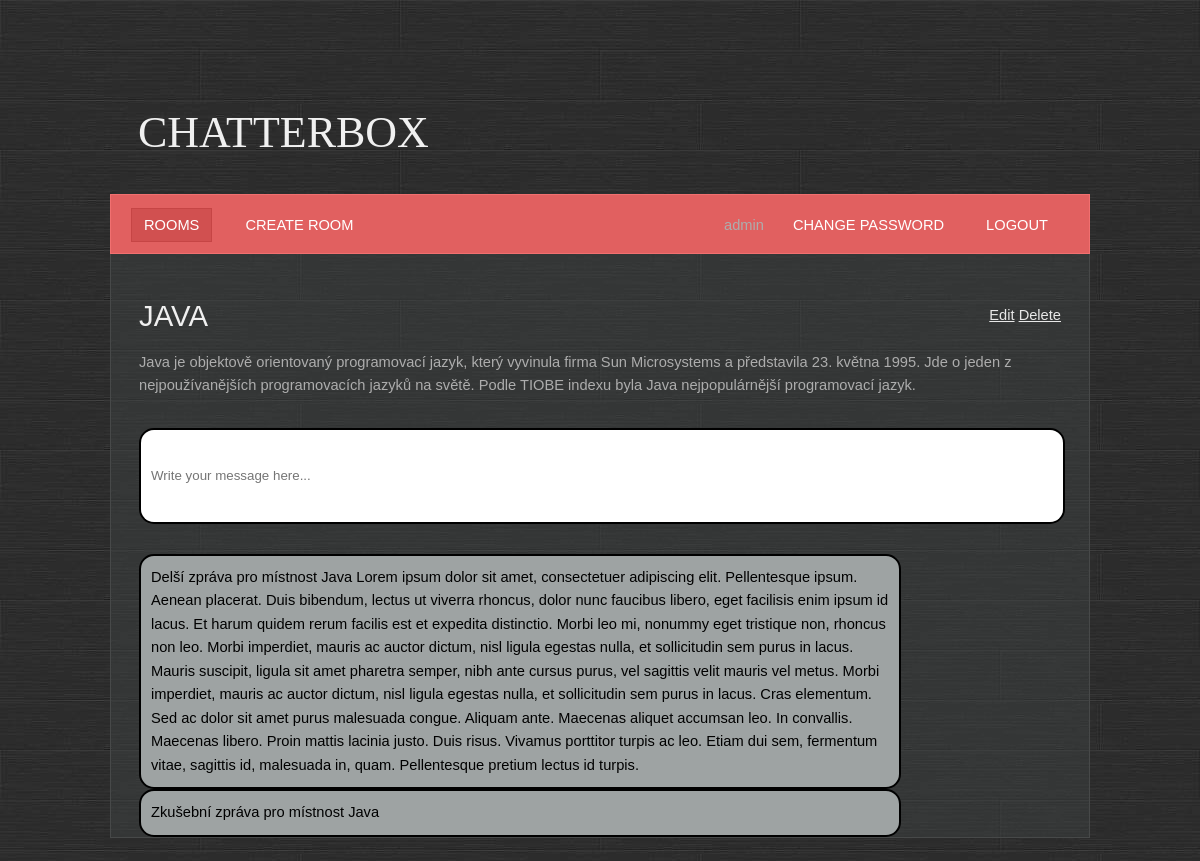
The page /room/detial/2/ (signed in) on the database its author committed.
### base/models.py (models this page shows, shortened)
class Room(Model):
    name = models.CharField(max_length=200, unique=True)
    description = models.TextField(null=True, blank=True)
    participants = models.ManyToManyField(User, related_name='participants', blank=True)
    created = models.DateTimeField(auto_now_add=True)
    updated = models.DateTimeField(auto_now=True)
    class Meta:
        ordering = ['-created', 'name']

class Message(Model):
    body = models.TextField()
    room = models.ForeignKey(Room, on_delete=models.CASCADE)
    user = models.ForeignKey(User, on_delete=models.CASCADE)
    created = models.DateTimeField(auto_now_add=True)
    updated = models.DateTimeField(auto_now=True)
    class Meta:
        ordering = ['-created', 'body']

### base/views.py (the view, shortened to what this page needs)
# urls.py: path('room/detial/<pk>/', base.views.room, name='room'),
@login_required
def room(request, pk):
    room = Room.objects.get(id=pk)
    messages = room.message_set.all()
    context = {'room': room,
               'messages': messages}
    return render(request, template_name='base/room.html', context=context)

### base/templates/base/room.html (shortened to what this page needs)
{% extends 'main.html' %}
{% block content %}
    <div class="last-child">
                <a href="{% url 'room_update' room.id %}">Edit</a>
                <a href="{% url 'room_delete' room.id %}">Delete</a>
    </div>
    <h1>{{ room.name }}</h1>
    <br>
    <div class="box">{{ room.description }}</div>
    <div class="box room__message">
        <form method="post">
            <input name="body" placeholder="Write your message here..."/>
    </form>
    </div>
    {% for message in messages %}
        <div class="message">{{ message.body }}</div>
    {% endfor %}
{% endblock %}

### templates/navbar.html
<ul>
    <li class="first active">
        <a href="{% url 'rooms' %}">Rooms</a>
    </li>
    <li>
        <a href="{% url 'room_create' %}">Create room</a>
    </li>
    {% if user.is_authenticated %}
        <li class="last-child">
            <a href="{% url 'logout' %}">Logout</a>
        </li>
        <li class="last-child">
            <a href="{% url 'password_change' %}">Change password</a>
        </li>
        <li class="last-child">{{ user.username }}
        </li>
    {% else %}
        <li class="last-child">
            <a href="{% url 'login' %}">Login</a>
        </li>
    {% endif %}
</ul><br class="clearfix"/>

### static/styles/style.css (style rules this page uses)
* { margin: 0; padding: 0; }
a { text-decoration: underline; color: #e8e8e8; }
body { font-size: 11pt; line-height: 1.6em; font-family: Arial, sans-serif; background: #9ea3a3; color: #adadad; background: url(/static/images/bg.jpg); }
h1,h2,h3,h4 { text-transform: uppercase; font-weight: normal; color: #f0f0f0; }
ul { margin-bottom: 1.25em; }
ul { list-style: none; }
.last-child { float:right; }
.message { width: 80%; padding: 10px; color: black; background: #9ea3a3; border-radius: 15px; border: 2px solid black; }
.room__message { background: white; border-radius: 15px; border: 2px solid black; width: 100%; }
.room__message > form > input { resize: none; border: none; outline: none; padding: 10px; height: 4.5rem; width: 100%; }
.box { overflow: hidden; margin: 0 0 30px 0; }
#menu a { text-decoration: none; text-transform: uppercase; color: #ffffff; padding: 8px 12px 8px 12px; border: solid 1px #e16060; }
#menu ul { list-style: none; }
#menu ul li { display: inline; padding: 0 8px 0 8px; }
#menu ul li.first { padding-left: 0; }
#menu ul li.active a { background: #D15050; border: solid 1px #C64545; }

### rows shown on the page
Room: name "JAVA", description "Java je objektově orientovaný programovací jazyk, který vyvinula firma Sun Microsystems a představila 23. května 1995. Jde o jeden z nejpoužívanějších programovacích jazyků na světě. Podle TIOBE indexu byla Java nejpopulárnější programovací jazyk."
Message: body "Delší zpráva pro místnost Java Lorem ipsum dolor sit amet, consectetuer adipiscing elit. Pellentesque ipsum. Aenean placerat. Duis bibendum, lectus ut viverra rhoncus, dolor nunc faucibus libero, eget facilisis enim ipsum id lacus. Et harum quidem rerum facilis est et expedita distinctio. Morbi leo mi, nonummy eget tristique non, rhoncus non leo. Morbi imperdiet, mauris ac auctor dictum, nisl ligula egestas nulla, et sollicitudin sem purus in lacus. Mauris suscipit, ligula sit amet pharetra semper, nibh ante cursus purus, vel sagittis velit mauris vel metus. Morbi imperdiet, mauris ac auctor dictum, nisl ligula egestas nulla, et sollicitudin sem purus in lacus. Cras elementum. Sed ac dolor…"
Message: body "Zkušební zpráva pro místnost Java"

### other values the page prints
{{ user.username }} "admin"
